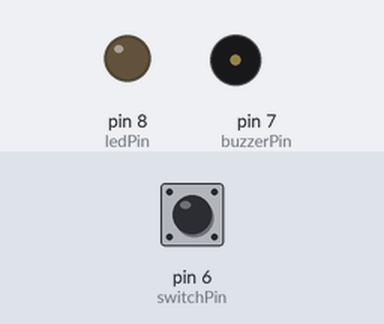
Simulated run of this sketch. Board: Arduino Uno, built with avr-gcc and run on an emulated ATmega328P. On the bench: output pins drawn as LEDs (lit = HIGH), buzzer (waves = sounding, pin HIGH). Inputs (shaded band) come from the test bench; at power-on: pin 6 (switchPin) LOW.

Above: at 1.2 s.
1.3 s: pin 6 (switchPin) pulled HIGH for 0.15 s
Timing chart, 0 to 4.3 s (numbered marks = the images above; inputs shaded):
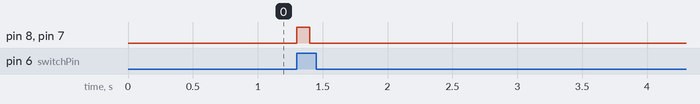

The sketch:

switch_led_buzz.ino
```cpp
const int switchPin = 6;
const int buzzerPin = 7;
const int ledPin = 8;

void setup() {
  pinMode(switchPin, INPUT);
  pinMode(ledPin, OUTPUT);
  pinMode(buzzerPin, OUTPUT);
}

void loop() {
  if (digitalRead(switchPin) == HIGH) {
    digitalWrite(ledPin, HIGH);
    digitalWrite(buzzerPin, HIGH);

    delay(100);

    digitalWrite(ledPin, LOW);
    digitalWrite(buzzerPin, LOW);

    while (digitalRead(switchPin) == HIGH) {
      delay(10);
    }
  }
}
```

Measured:
- after the input at 1.3 s, pin 8 (ledPin), pin 7 (buzzerPin): LOW → HIGH at once, → LOW 0.10 s later
